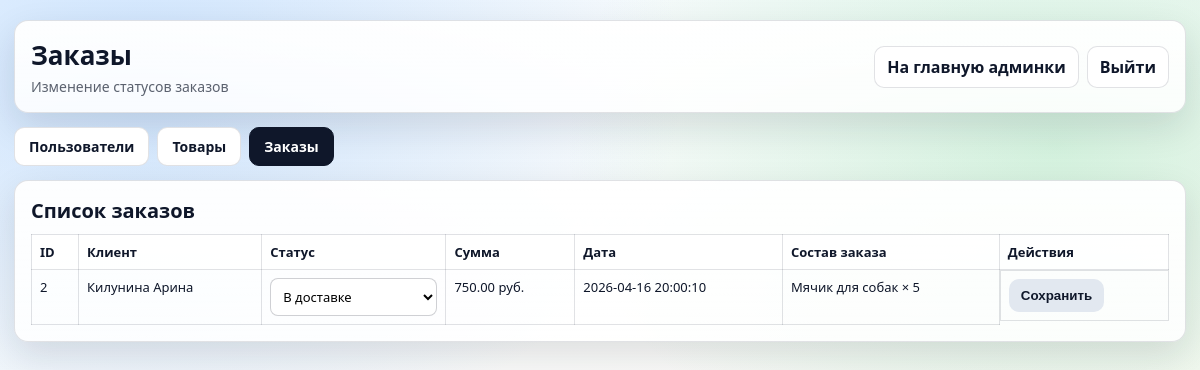
The app's page /pages/admin_orders.php (signed in) with its own data.
### tables this page shows
CREATE TABLE `orders` (
  `id` int NOT NULL,
  `user_id` int NOT NULL,
  `status` enum('access','in_delivery','ready') NOT NULL DEFAULT 'access',
  `total_price` decimal(10,2) NOT NULL,
  `order_date` datetime NOT NULL DEFAULT CURRENT_TIMESTAMP
);

CREATE TABLE `users` (
  `id` int NOT NULL,
  `fio` varchar(255) NOT NULL,
  `phone` varchar(255) NOT NULL,
  `password_hash` varchar(255) NOT NULL,
  `role` tinyint(1) NOT NULL DEFAULT '0'
);

CREATE TABLE `order_items` (
  `id` int NOT NULL,
  `order_id` int NOT NULL,
  `product_id` int NOT NULL,
  `quantity` int NOT NULL
);

CREATE TABLE `products` (
  `id` int NOT NULL,
  `name` varchar(255) NOT NULL,
  `category` varchar(255) NOT NULL,
  `price` decimal(10,2) NOT NULL,
  `imagePath` varchar(255) NOT NULL
);

### settings/admin_common.php (called while the page is built, shortened)
<?php
    if (!function_exists('e')) {
        function e(string $value): string
        {
            return htmlspecialchars($value, ENT_QUOTES, 'UTF-8');
        }
    }
?>

### pages/admin_orders.php (the view, shortened to what this page needs)
<?php
    require_once __DIR__ . '/../settings/admin_common.php';
    $orders = [];
    $ordersResult = $mysqli_connection->query(
        "SELECT o.`id`, o.`user_id`, u.`fio`, o.`status`, o.`total_price`, o.`order_date`
         FROM `orders` o
         LEFT JOIN `users` u ON u.`id` = o.`user_id`
         ORDER BY o.`id` DESC"
    );
    if ($ordersResult) {
        while ($row = $ordersResult->fetch_assoc()) {
            $orders[] = $row;
        }
    }
    $orderItemsByOrderId = [];
    if (!empty($orders)) {
        $orderIds = implode(',', array_map(static fn($o) => (int)$o['id'], $orders));
        $itemsResult = $mysqli_connection->query(
            "SELECT oi.`order_id`, oi.`product_id`, oi.`quantity`, p.`name`
             FROM `order_items` oi
             LEFT JOIN `products` p ON p.`id` = oi.`product_id`
             WHERE oi.`order_id` IN ($orderIds)
             ORDER BY oi.`order_id` DESC, oi.`id` ASC"
        );
        if ($itemsResult) {
            while ($itemRow = $itemsResult->fetch_assoc()) {
                $oid = (int)$itemRow['order_id'];
                $orderItemsByOrderId[$oid][] = [
                    'name' => $itemRow['name'] ?? 'Товар удален',
                    'quantity' => (int)$itemRow['quantity'],
                ];
            }
        }
    }
    require __DIR__ . '/admin_header.php';
?>
<div class="grid">
    <section class="section">
        <h2>Список заказов</h2>
        <div class="table-wrap">
            <table>
                <thead>
                    <tr>
                        <th>ID</th><th>Клиент</th><th>Статус</th><th>Сумма</th><th>Дата</th><th>Состав заказа</th><th>Действия</th>
                    </tr>
                </thead>
                <tbody>
                    <?php foreach ($orders as $order): ?>
                        <?php
                            $orderId = (int)$order['id'];
                            $items = $orderItemsByOrderId[$orderId] ?? [];
                        ?>
                        <tr>
                            <form method="POST">
                                <td>
                                    <?= $orderId ?>
                                </td>
                                <td><?= e((string)($order['fio'] ?? 'Неизвестно')) ?></td>
                                <td>
                                    <select name="status">
                                        <option value="in_delivery" <?= ($order['status'] ?? '') === 'in_delivery' ? 'selected' : '' ?>>В доставке</option>
                                    </select>
                                </td>
                                <td><?= e((string)$order['total_price']) ?> руб.</td>
                                <td><?= e((string)$order['order_date']) ?></td>
                                <td>
                                    <?php if (empty($items)): ?>
                                        <span style="color:var(--muted,#888)">Нет данных</span>
                                    <?php else: ?>
                                        <?php foreach ($items as $item): ?>
                                            <div><?= e($item['name']) ?> &times; <?= (int)$item['quantity'] ?></div>
                                        <?php endforeach; ?>
                                    <?php endif; ?>
                                </td>
                                <td class="actions">
                                    <button class="btn btn-primary" type="submit" name="action" value="update">Сохранить</button>
                                </td>
                            </form>
                        </tr>
                    <?php endforeach; ?>
                </tbody>
            </table>
        </div>
    </section>
</div>
<?php require __DIR__ . '/admin_footer.php'; ?>

### pages/admin_header.php (style rules this page uses)
:root { --bg1:#f6fbff; --bg2:#fffaf2; --stroke:rgba(15, 23, 42, .12); --text:#0f172a; --muted:rgba(15, 23, 42, .68); --accent:#22c55e; --accent2:#60a5fa; --danger:#dc2626; --shadow:0 14px 36px rgba(15, 23, 42, .12); --radius:14px; }
* { box-sizing:border-box }
body { margin:0; font-family:system-ui, -apple-system, Segoe UI, Roboto, Arial, "Noto Sans", "Helvetica Neue", sans-serif; color:var(--text); background: radial-gradient(900px 650px at 12% 10%, rgba(96,165,250,.28), transparent 60%), radial-gradient(820px 620px at 88% 18%, rgba(34,197,94,.18), transparent 60%), linear-gradient(160deg, var(--bg1), var(--bg2)); min-height:100vh; padding:20px 14px 28px; }
.header,.section { border:1px solid var(--stroke); border-radius:var(--radius); background:linear-gradient(180deg, rgba(255,255,255,.95), rgba(255,255,255,.86)); box-shadow:var(--shadow); padding:16px; }
.actions { display:flex;gap:8px;flex-wrap:wrap }
.btn { appearance:none; border:1px solid var(--stroke); border-radius:10px; background:#fff; color:var(--text); text-decoration:none; padding:9px 12px; font-weight:700; cursor:pointer; display:inline-block; }
.btn-primary { border:none; background:#e2e8f0; box-shadow:none; }
.grid { display:grid; grid-template-columns:1fr; gap:14px; margin-top:14px; }
.section h2 { margin:0 0 10px;font-size:20px }
.table-wrap { overflow:auto }
table { width:100%;border-collapse:collapse;font-size:13px }
th,td { border:1px solid var(--stroke);padding:8px;vertical-align:top }
th { background:rgba(255,255,255,.85);text-align:left }
input,select { width:100%; padding:8px; border-radius:8px; border:1px solid rgba(15,23,42,.2); background:#fff; font-family:inherit; font-size:13px; }

### records on screen
orders: id "2", user.fio "Килунина Арина", status "В доставке", total_price "750.00", order_date "2026-04-16 20:00:10"
order_items: product.name "Мячик для собак", quantity "5"

### other values on screen
$adminPageTitle "Заказы"
$adminPageSubtitle "Изменение статусов заказов"
